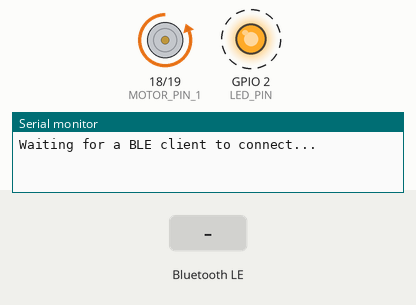
This program was run on a simulated ESP32. Shown: motor-driver pin pairs drawn as motors (green arrow = first pin HIGH = forward, orange = second pin HIGH = backward, longer = more drive), output pins drawn as LEDs (lit = HIGH), the last lines printed to the serial monitor. Dashed ring = blinking. The inputs (shaded band) are chosen by the test bench. Nothing arrives over Bluetooth unless stated; a phone connects over Bluetooth LE 3 s after start.

Above: at 1.2 s.
1.3 s: Bluetooth LE write "RAMP" received
At 2.4 s:
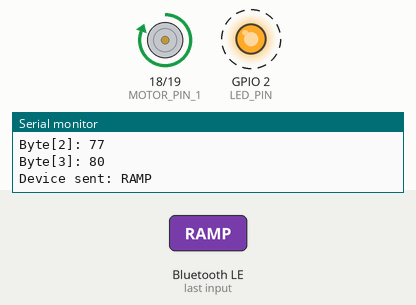
4.3 s: Bluetooth LE write "NONRAMP" received
At 5.9 s:
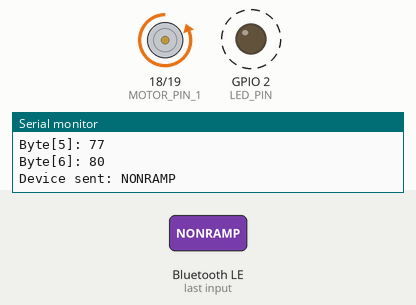
Timing chart, 0 to 16.3 s (numbered marks = the images above; inputs shaded):
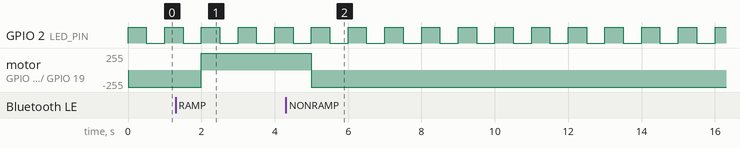

The program:

main.cpp
```cpp
#include <BLEDevice.h>
#include <BLEUtils.h>
#include <BLEServer.h>

#include <HardwareSerial.h>

#define MOTOR_PIN_1 18  // Motor control pins
#define MOTOR_PIN_2 19
#define LED_PIN 2       // Onboard blue LED (commonly GPIO 2)

BLECharacteristic *pCharacteristic;
bool isRampCard = false;

class MyCallbacks: public BLECharacteristicCallbacks {
  void onWrite(BLECharacteristic *pCharacteristic) {
    std::string value = pCharacteristic->getValue();

    Serial.print("Raw received value: ");
    Serial.println(value.c_str()); // print raw string

    for (int i = 0; i < value.length(); i++) {
      Serial.print("Byte[");
      Serial.print(i);
      Serial.print("]: ");
      Serial.println((int)value[i]);
    }

    if (value == "RAMP") {
      Serial.println("Device sent: RAMP");
      isRampCard = true;
    } else if (value == "NONRAMP") {
      Serial.println("Device sent: NONRAMP");
      isRampCard = false;
    }
  }
};

void setup() {
  Serial.begin(115200);

  // Motor setup
  pinMode(MOTOR_PIN_1, OUTPUT);
  pinMode(MOTOR_PIN_2, OUTPUT);

  // LED setup
  pinMode(LED_PIN, OUTPUT);

  // BLE setup
  BLEDevice::init("TheManaRamp");
  BLEServer *pServer = BLEDevice::createServer();

  BLEService *pService = pServer->createService("4fafc201-1fb5-459e-8fcc-c5c9c331914b");

  pCharacteristic = pService->createCharacteristic(
    "beb5483e-36e1-4688-b7f5-ea07361b26a8",
    BLECharacteristic::PROPERTY_WRITE
  );

  pCharacteristic->setCallbacks(new MyCallbacks());

  pService->start();

  BLEAdvertising *pAdvertising = pServer->getAdvertising();
  pAdvertising->start();

  Serial.println("Waiting for a BLE client to connect...");
}

void loop() {
  if (isRampCard) {
    // Spin wheels clockwise
    digitalWrite(MOTOR_PIN_1, HIGH);
    digitalWrite(MOTOR_PIN_2, LOW);
  } else {
    // Spin wheels anticlockwise
    digitalWrite(MOTOR_PIN_1, LOW);
    digitalWrite(MOTOR_PIN_2, HIGH);
  }

  // Blink onboard LED
  digitalWrite(LED_PIN, HIGH);
  delay(500);
  digitalWrite(LED_PIN, LOW);
  delay(500);
}
```

Measured:
- after the input at 1.3 s, motor on GPIO 18 (MOTOR_PIN_1) / GPIO 19 (MOTOR_PIN_2): backward 255/255 → forward 255/255 after 0.70 s
- after the input at 4.3 s, motor on GPIO 18 (MOTOR_PIN_1) / GPIO 19 (MOTOR_PIN_2): forward 255/255 → backward 255/255 after 0.70 s
- by itself, GPIO 2 (LED_PIN): alternates HIGH for 0.50 s and LOW for 0.50 s
